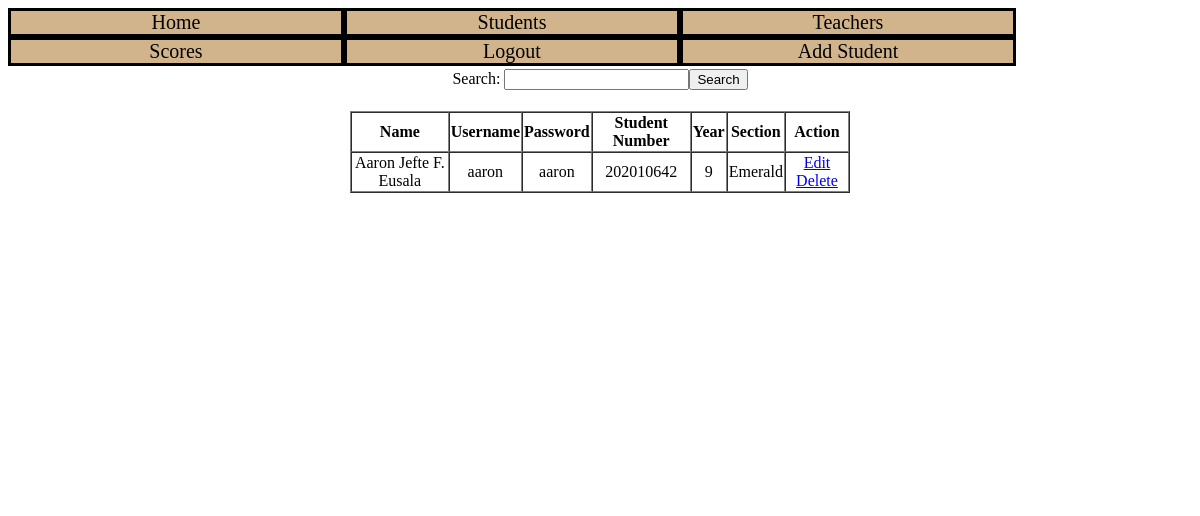
/students.php (signed in), run on the app's committed database.
### tables this page shows
CREATE TABLE `student` (
  `id` int(255) NOT NULL,
  `name` varchar(50) NOT NULL,
  `user_name` varchar(50) NOT NULL,
  `password` varchar(255) NOT NULL,
  `student_number` int(50) NOT NULL,
  `gmail` varchar(255) NOT NULL,
  `description` varchar(50) NOT NULL,
  `subject` varchar(255) NOT NULL,
  `section` varchar(50) NOT NULL,
  `image` varbinary(255) NOT NULL,
  `date` int(50) NOT NULL,
  `year` int(11) NOT NULL
);

### students.php (the view, shortened to what this page needs)
<?php
include './function/conn.php';
?>
<html>
<head>
	<link rel="stylesheet" type="text/css" href="mycss.css">
</head>
<body>
	<div id="body">
		<div id="menu">
			<ul>
				<li><a href="home.php">Home</a></li>
				<li><a href="students.php">Students</a></li>
				<li><a href="teachers.php">Teachers</a></li>
				<li><a href="score.php">Scores</a></li>
				<li><a href="logout.php">Logout</a></li>
				<li><a href="student_add.php">Add Student</a></li>
			</ul>
		</div>
		<form action="result.php" method="get" ecntype="multipart/data-form">
			<table align="center">
				<tr>
					<td>Search: <input type="text" name="query"><input type="submit" value="Search" name="search"></td>
				</tr>
			</table>
			<br>
			<table align="center" border="1" cellspacing="0" width="500">
				<tr>
					<th>Name</th>
					<th>Username</th>
					<th>Password</th>
					<th>Student Number</th>
					<th>Year</th>
					<th>Section</th>
					<th>Action</th>
				</tr>
				<?php
				$sql = "SELECT * FROM student";
				$result = $conn->query($sql);
				if ($result->num_rows > 0) {
					while ($row = $result->fetch_array()) {
				?>
						<tr>
							<td align="center"><?php echo $row['name']; ?></td>
							<td align="center"><?php echo $row['user_name']; ?></td>
							<td align="center"><?php echo $row['password']; ?></td>
							<td align="center"><?php echo $row['student_number']; ?></td>
							<td align="center"><?php echo $row['year']; ?></td>
							<td align="center"><?php echo $row['section']; ?></td>
							<td align="center"><a href="./function/edit.php?id=<?php echo md5($row['id']); ?>">Edit
								</a><a href="./function/delete.php?id=<?php echo md5($row['id']); ?>">Delete</a></td>
						</tr>
				<?php
					}
				} else {
					echo "<center><p> No Records</p></center>";
				}
				?>
			</table>
	</div>
</body>
</html>

### mycss.css (style rules this page uses)
#menu ul { text-align: center; list-style: none; padding:0; margin: 0; overflow: hidden; }
#menu li { float:left; border-style: solid; }
#menu { position: relative; left:0px; }
#menu a { color:black; display:block; width: 330px; font-size: 20px; font-style: arial; text-decoration: none; background-color: tan; }
#body { background-color: white; height: 480px; overflow: hidden; float:center; position: relative; }

### data on the page
student: name "Aaron Jefte F. Eusala", user_name "aaron", password "aaron", student_number "202010642", year "9", section "Emerald"
